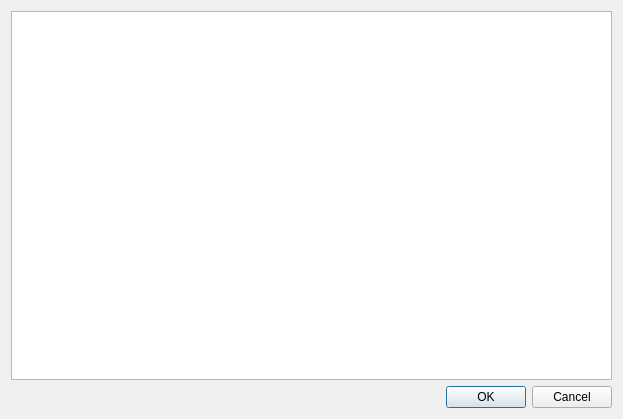
<?xml version="1.0" encoding="UTF-8"?>
<ui version="4.0">
 <class>GroupManageUsersDialog</class>
 <widget class="QDialog" name="GroupManageUsersDialog">
  <property name="geometry">
   <rect>
    <x>0</x>
    <y>0</y>
    <width>623</width>
    <height>419</height>
   </rect>
  </property>
  <property name="windowTitle">
   <string>Manage group users</string>
  </property>
  <layout class="QVBoxLayout" name="verticalLayout">
   <item>
    <widget class="QTableView" name="user_list_table">
     <attribute name="horizontalHeaderStretchLastSection">
      <bool>true</bool>
     </attribute>
     <attribute name="verticalHeaderVisible">
      <bool>false</bool>
     </attribute>
    </widget>
   </item>
   <item>
    <widget class="QDialogButtonBox" name="button_box">
     <property name="orientation">
      <enum>Qt::Orientation::Horizontal</enum>
     </property>
     <property name="standardButtons">
      <set>QDialogButtonBox::StandardButton::Cancel|QDialogButtonBox::StandardButton::Ok</set>
     </property>
    </widget>
   </item>
  </layout>
 </widget>
 <resources/>
 <connections>
  <connection>
   <sender>button_box</sender>
   <signal>accepted()</signal>
   <receiver>GroupManageUsersDialog</receiver>
   <slot>accept()</slot>
   <hints>
    <hint type="sourcelabel">
     <x>248</x>
     <y>254</y>
    </hint>
    <hint type="destinationlabel">
     <x>157</x>
     <y>274</y>
    </hint>
   </hints>
  </connection>
  <connection>
   <sender>button_box</sender>
   <signal>rejected()</signal>
   <receiver>GroupManageUsersDialog</receiver>
   <slot>reject()</slot>
   <hints>
    <hint type="sourcelabel">
     <x>316</x>
     <y>260</y>
    </hint>
    <hint type="destinationlabel">
     <x>286</x>
     <y>274</y>
    </hint>
   </hints>
  </connection>
 </connections>
</ui>
